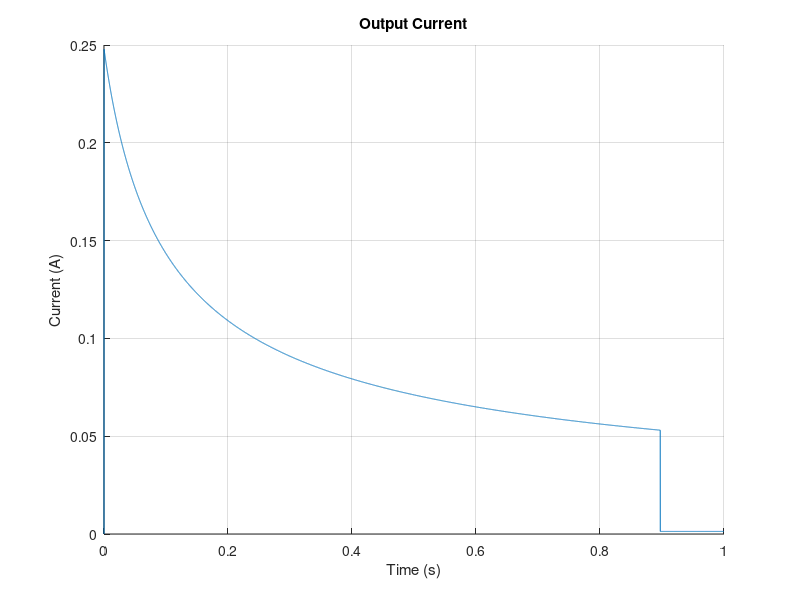
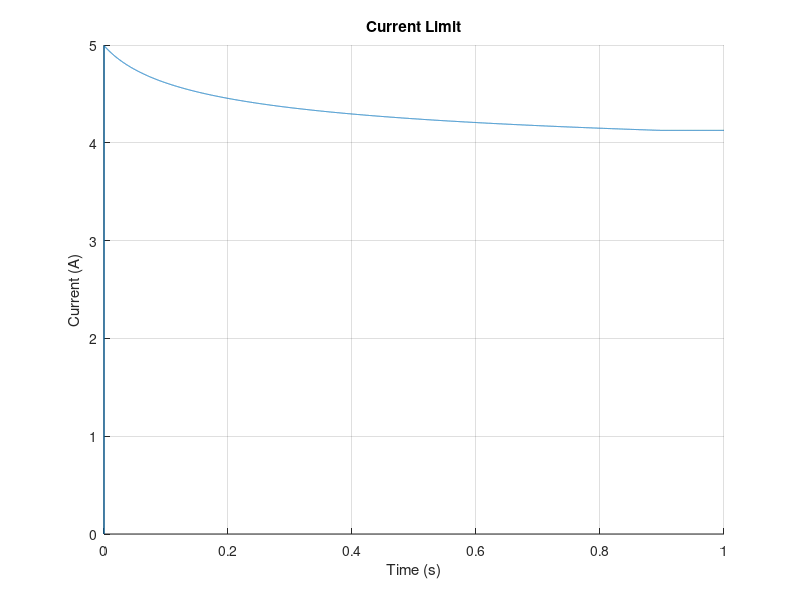
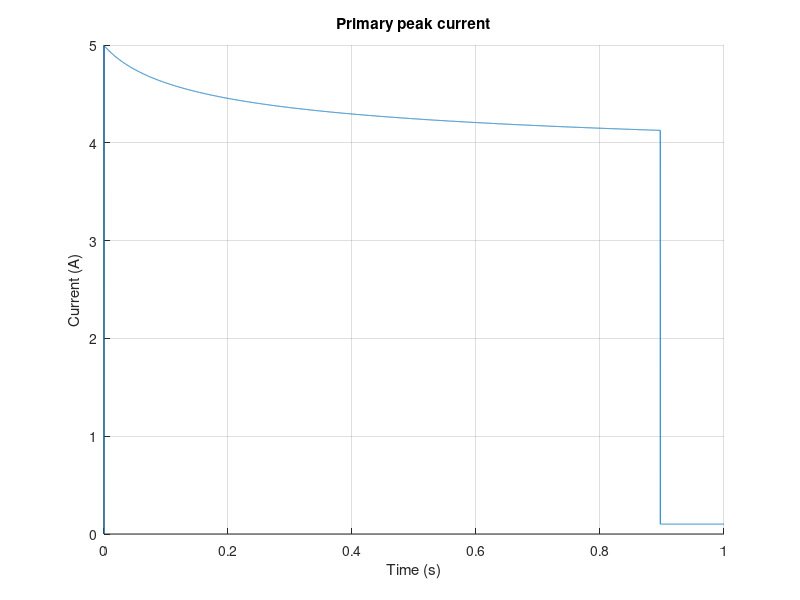
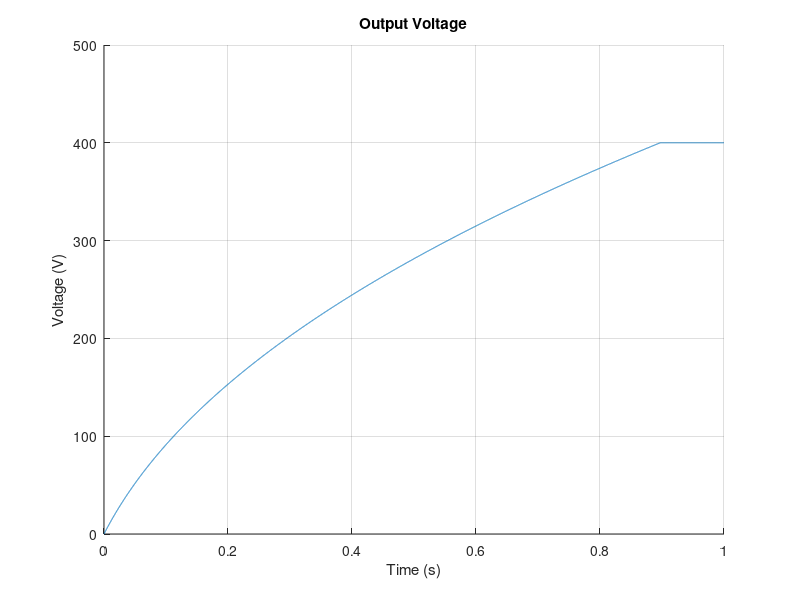

These figures' MATLAB source, in order: (Note: this script raises an error after producing the figures.)
% LM5022 Datasheet: https://www.ti.com/lit/ds/symlink/lm5022.pdf
% LM5022 Flyback reference design: https://www.ti.com/lit/ug/tiduco4/tiduco4.pdf
% Opto feedback design doc: https://www.ti.com/lit/an/sluaa66/sluaa66.pdf

% Simulation settings
PRODUCE_PLOTS = 1;

% Simulation time steps
t_end = 1;
t_step = t_end/1e4;

% Capacitor Specs
Cload = 200e-6; % Output capacitance
ESRload = 2.1e-3; % ESR of output capacitor; 2P2S configuration means effective ESR is the same as one of the 4 caps.

% Bleed Resistor
Rload = 307e3; % Bleed resistor for Steady State calcs

% Output Diode Forward Voltage
Vf = 1.2; % Output Diode Forward Voltage

% Design details
Vload_max = 400; % Output regulation voltage limit
N12 = 1/20; % Transformer N1:N2
Vin = 12; % 12 < Vin < 16.8
fsw = 250e3; % 250khz
Ripple_ratio = 0.03; % 3% Vin ripple ratio requirement

% Transformer specs
Lpri = 5.1e-6;
Lpri_leakage = Lpri*.03;
Lsec = 2e-3;

% Change Rsns, Rs2, and Rs1 to change the current limit
Rsns = 100e-3; % Primary side switch current sense resistor
Rs2 = 1e3; % Rs2 and Rs1 are as referred to in LM5022 datasheet. 
Rs1 = 100;

%LM5022 params
Dmax = 0.9; % Maximum duty cycle
Vcl = 0.5; % Current limit thresh
Icl = 45e-6; % Current limit injected current
Rcl_int = 2e3; % internal current limit resistance

%GaN FET params
Rdson = 1.8e-3;
Qg = 23e-9;
Coss = 1e-9;
Rgate_tot = 5; % MOSFET Rg + any external gate resistor
Vdrive = 6;
Vdsmax = 100; % Raw max VDS stress

% Snubber specs
Vds_fos = 1.5; % FOS to apply to VDS
Vsn_ripple_max = 0.2; % Ratio of vsn max ripple to vsn

%Simulation outputs
Vload = zeros([t_end / t_step + 1 1]); % Output load voltage
Iload = zeros([t_end / t_step + 1 1]); % Output load current, which equals Isec_avg
Ilim = zeros([t_end / t_step + 1 1]); % Current limit resulting from Rsns, Rs1/Rs2, and current limit comparator
Ipri_pk = zeros([t_end / t_step + 1 1]); % Primary side peak current
Isec_pk = zeros([t_end / t_step + 1 1]); % Secondary side peak current
Ipri_avgpk = zeros([t_end / t_step + 1 1]); % Primary side average current during on time
Isec_avgpk = zeros([t_end / t_step + 1 1]); % Secondary side average current during on time
D = zeros([t_end / t_step + 1 1]); % Switch Duty Cycle

%Intermediate vals for CCM calculation
Lpri_crit = zeros([t_end / t_step + 1 1]);
Lsec_crit = zeros([t_end / t_step + 1 1]);

t_charged = 0;

t = zeros([t_end / t_step + 1 1]);

index = 1;
while (t(index) < t_end - 1e-12) 

    % Duty cycle and switch voltage/current calculations
    D(index + 1) = min((Vload(index) + Vf)*N12 / (Vin + (Vload(index) + Vf)*N12), Dmax);
    Ilim(index + 1) = max((Vcl - (Rs2 + Rs1 + Rcl_int) * Icl * D(index + 1)) / Rsns, 0);
    if (Vload (index) >= Vload_max)
        if (t_charged == 0)
            t_charged = t(index);
        end
        Vload (index + 1) = Vload(index); % Assume perfect DC regulation (I know, I know...)
        Iload(index + 1) = Vload(index + 1) / Rload;
        Isec_avgpk(index + 1) = Iload(index + 1) / (1 - D(index + 1));
        Isec_pk(index + 1) = 2 * Isec_avgpk(index + 1) / (2 - (1 - D(index + 1)));
        Ipri_avgpk(index + 1) = Isec_avgpk(index + 1) / N12;
        Ipri_pk(index + 1) = 2 * Ipri_avgpk(index + 1) / (2 - D(index + 1));
    else
        Ipri_pk(index + 1) = Ilim(index + 1);
        Ipri_avgpk(index + 1) = Ipri_pk(index + 1) * (2 - D(index + 1)) / 2;
        Isec_avgpk(index + 1) = Ipri_avgpk(index + 1) * N12;
        Iload(index + 1) = Isec_avgpk(index + 1) * (1 - D(index + 1));
        Vload(index + 1) = Vload(index) + (Iload(index + 1) - Vload(index) / Rload) * t_step / Cload;
    end

    % CCM calculation
    Lsec_crit(index + 1) = (1 - D(index + 1))^2 * Vload(index + 1) / (2 * Iload(index + 1) * (fsw));
    Lpri_crit(index + 1) = Lsec_crit(index + 1) * (N12^2);
    
    t(index + 1) = t(index) + t_step;
    index = index + 1;
end

Ipri_rms = Ipri_avgpk .* sqrt(D); % RMS primary side current
Isec_rms = Isec_avgpk .* sqrt(1 - D); % RMS secondary side current

% Snubber calculations
Vsnmax = min((Vdsmax / Vds_fos - (Vload + Vf) * N12 - Vin) / (1 + Vsn_ripple_max / 2));
Rsnmax = Vsnmax .^2 ./ (fsw * 0.5 * Lpri_leakage * Ipri_pk.^2 .* Vsnmax ./ (Vsnmax - N12 * (Vload + Vf)));
Csnmin = Vsnmax ./ (Vsnmax * Vsn_ripple_max * fsw);

% Efficiency calculation
trise = Rgate_tot * Qg / Vdrive; % Assumes one RC constant is good to turn on/off FET
tfall = Rgate_tot * Qg / Vdrive;
Pdiode = Iload * Vf; % Power lost in output diode
Prsns = Ipri_rms.^2 * Rsns; % Power lost in sense resistor
Prload = Vload.^2 / Rload; % Rload in this case is purely a parasitic draw
Prdson = Ipri_rms.^2 * Rdson; % Power lost in FET rdson
Pdrive = fsw * Qg * Vdrive * ones([t_end / t_step + 1 1]); % Power lost in driving FET
Poss = 0.5*Coss * (Vin^2) * fsw * ones([t_end / t_step + 1 1]); % Power lost in output capacitance of FET
Psw = 0.5 * Vin * fsw * (trise * Vdrive / Rgate_tot + tfall * Vdrive / Rgate_tot) * ones([t_end / t_step + 1 1]); 
Psnubber = 0.5 * Lpri_leakage * Ipri_pk.^2 * fsw; % Snubber power loss
Ptotal = Pdiode + Prsns + Prload + Prdson + Pdrive + Poss + Psw + Psnubber;
Pin = Iload .* Vload; % I know this should be Vin * Iin but you'd have to do Ipri_rms * Vpri_rms and I dont feel like calculating Vpri_rms. Deal with it; assume ideal conversion
eff = max(1 - Ptotal ./ Pin, 0); % Max 0 becomes pin is sometimes zero causing eff to be -inf. lol

disp("Cin(min) (uF):");
disp(1e6*max(Ipri_pk .* D) / (fsw * Vin * Ripple_ratio));
disp("Time to capacitor charge (s): ");
disp(t_charged);
disp("Secondary critical inductance if aiming for always CCM (H): ");
disp(max(Lsec_crit));
disp("Primary critical inductance if aiming for always CCM (H): ");
disp(max(Lpri_crit));
disp("Secondary critical inductance if DCM allowable at steady state (H):");
disp(max(Lsec_crit(1:floor(t_charged / t_step)))); 
disp("Primary critical inductance if DCM allowable at steady state (H):");
disp(max(Lpri_crit(1:floor(t_charged / t_step))));

disp("Average Efficiency:");
disp(1 - sum(Ptotal) / sum(Pin));

disp("Calculated snubber voltage:");
disp(Vsnmax);

disp("Maximum snubber resistance:");
disp(min(Rsnmax));

disp("Minimum snubber capacitance:");
disp(max(Csnmin));


if (PRODUCE_PLOTS)
    figure()
    hold on
    plot(t, Iload);
    xlabel('Time (s)');
    ylabel('Current (A)');
    title('Output Current');
    grid on
    hold off
    
    figure()
    hold on
    plot(t, Ilim);
    xlabel('Time (s)');
    ylabel('Current (A)');
    title('Current Limit');
    grid on
    hold off
    
    figure()
    hold on
    plot(t, Ipri_pk);
    xlabel('Time (s)');
    ylabel('Current (A)');
    title('Primary peak current');
    grid on
    hold off
    
    figure()
    hold on
    plot(t, Vload);
    xlabel('Time (s)');
    ylabel('Voltage (V)');
    title('Output Voltage');
    grid on
    hold off
    
    figure()
    hold on
    plot(t, D);
    xlabel('Time (s)');
    ylabel('Duty');
    title('Duty Cycle');
    grid on
    hold off
    
    figure()
    hold on
    plot(t, 1e3*Lpri_crit);
    plot(t, 1e3*Lsec_crit);
    xlabel('Time (s)');
    ylabel('Critical inductance (mH)');
    title('Critical inductance for primary and secondary');
    grid on
    hold off
    
    figure()
    hold on
    plot(t, eff);
    xlabel('Time (s)');
    ylabel('Efficiency');
    title('Efficiency vs Time');
    grid on
    hold off
    
    figure()
    hold on
    plot(t, Pin);
    xlabel('Time (s)');
    ylabel('Power In (W)');
    title('Power In');
    grid on
    hold off
    
    figure()
    hold on
    plot(t, Ptotal);
    plot(t, Prsns);
    plot(t, Prload);
    plot(t, Prdson);
    plot(t, Pdrive);
    plot(t, Poss);
    plot(t, Psw);
    plot(t, Psnubber);
    colororder("glow12");
    legend('Ptotal', 'Prsns', 'Prload', 'Prdson', 'Pdrive', 'Poss', 'Psw', 'Psnubber');
    xlabel('Time (s)');
    ylabel('Total power lost (W)');
    title('Power Lost');
    grid on
    hold off

end
